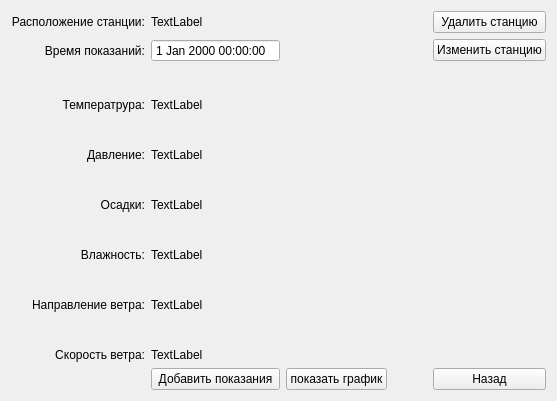
              <widget class="QWidget" name="stationIndicationsPage">
               <layout class="QGridLayout" name="gridLayout_7">
                <item row="3" column="0">
                 <spacer name="verticalSpacer_4">
                  <property name="orientation">
                   <enum>Qt::Vertical</enum>
                  </property>
                  <property name="sizeType">
                   <enum>QSizePolicy::Maximum</enum>
                  </property>
                  <property name="sizeHint" stdset="0">
                   <size>
                    <width>20</width>
                    <height>30</height>
                   </size>
                  </property>
                 </spacer>
                </item>
                <item row="9" column="0">
                 <spacer name="verticalSpacer_7">
                  <property name="orientation">
                   <enum>Qt::Vertical</enum>
                  </property>
                  <property name="sizeType">
                   <enum>QSizePolicy::Maximum</enum>
                  </property>
                  <property name="sizeHint" stdset="0">
                   <size>
                    <width>20</width>
                    <height>30</height>
                   </size>
                  </property>
                 </spacer>
                </item>
                <item row="14" column="1">
                 <widget class="QLabel" name="stationWindSpeedLabel">
                  <property name="text">
                   <string>TextLabel</string>
                  </property>
                 </widget>
                </item>
                <item row="4" column="0">
                 <widget class="QLabel" name="label_4">
                  <property name="sizePolicy">
                   <sizepolicy hsizetype="Preferred" vsizetype="Expanding">
                    <horstretch>0</horstretch>
                    <verstretch>0</verstretch>
                   </sizepolicy>
                  </property>
                  <property name="text">
                   <string>Температрура:</string>
                  </property>
                  <property name="alignment">
                   <set>Qt::AlignRight|Qt::AlignTrailing|Qt::AlignVCenter</set>
                  </property>
                 </widget>
                </item>
                <item row="2" column="1">
                 <widget class="QDateTimeEdit" name="dateTimeEdit">
                  <property name="readOnly">
                   <bool>true</bool>
                  </property>
                  <property name="buttonSymbols">
                   <enum>QAbstractSpinBox::NoButtons</enum>
                  </property>
                 </widget>
                </item>
                <item row="15" column="1">
                 <widget class="QPushButton" name="addStationIndicationButton_3">
                  <property name="text">
                   <string>Добавить показания</string>
                  </property>
                 </widget>
                </item>
                <item row="12" column="0">
                 <widget class="QLabel" name="label_6">
                  <property name="sizePolicy">
                   <sizepolicy hsizetype="Preferred" vsizetype="Expanding">
                    <horstretch>0</horstretch>
                    <verstretch>0</verstretch>
                   </sizepolicy>
                  </property>
                  <property name="text">
                   <string>Направление ветра:</string>
                  </property>
                  <property name="alignment">
                   <set>Qt::AlignRight|Qt::AlignTrailing|Qt::AlignVCenter</set>
                  </property>
                 </widget>
                </item>
                <item row="8" column="1">
                 <widget class="QLabel" name="stationPrecipitationLabel">
                  <property name="text">
                   <string>TextLabel</string>
                  </property>
                 </widget>
                </item>
                <item row="10" column="1">
                 <widget class="QLabel" name="stationHumidityLabel">
                  <property name="text">
                   <string>TextLabel</string>
                  </property>
                 </widget>
                </item>
                <item row="6" column="0">
                 <widget class="QLabel" name="label_5">
                  <property name="sizePolicy">
                   <sizepolicy hsizetype="Preferred" vsizetype="Expanding">
                    <horstretch>0</horstretch>
                    <verstretch>0</verstretch>
                   </sizepolicy>
                  </property>
                  <property name="text">
                   <string>Давление:</string>
                  </property>
                  <property name="alignment">
                   <set>Qt::AlignRight|Qt::AlignTrailing|Qt::AlignVCenter</set>
                  </property>
                 </widget>
                </item>
                <item row="8" column="0">
                 <widget class="QLabel" name="label_10">
                  <property name="sizePolicy">
                   <sizepolicy hsizetype="Preferred" vsizetype="Expanding">
                    <horstretch>0</horstretch>
                    <verstretch>0</verstretch>
                   </sizepolicy>
                  </property>
                  <property name="text">
                   <string>Осадки:</string>
                  </property>
                  <property name="alignment">
                   <set>Qt::AlignRight|Qt::AlignTrailing|Qt::AlignVCenter</set>
                  </property>
                 </widget>
                </item>
                <item row="1" column="5">
                 <widget class="QPushButton" name="deleteStationButton">
                  <property name="text">
                   <string>Удалить станцию</string>
                  </property>
                 </widget>
                </item>
                <item row="2" column="5">
                 <widget class="QPushButton" name="changeStationButton">
                  <property name="text">
                   <string>Изменить станцию</string>
                  </property>
                 </widget>
                </item>
                <item row="2" column="0">
                 <widget class="QLabel" name="label_9">
                  <property name="text">
                   <string>Время показаний:</string>
                  </property>
                  <property name="alignment">
                   <set>Qt::AlignRight|Qt::AlignTrailing|Qt::AlignVCenter</set>
                  </property>
                 </widget>
                </item>
                <item row="1" column="1">
                 <widget class="QLabel" name="stationLocationLabel">
                  <property name="text">
                   <string>TextLabel</string>
                  </property>
                 </widget>
                </item>
                <item row="6" column="1">
                 <widget class="QLabel" name="stationPressureLabel">
                  <property name="text">
                   <string>TextLabel</string>
                  </property>
                 </widget>
                </item>
                <item row="7" column="0">
                 <spacer name="verticalSpacer_6">
                  <property name="orientation">
                   <enum>Qt::Vertical</enum>
                  </property>
                  <property name="sizeType">
                   <enum>QSizePolicy::Maximum</enum>
                  </property>
                  <property name="sizeHint" stdset="0">
                   <size>
                    <width>20</width>
                    <height>30</height>
                   </size>
                  </property>
                 </spacer>
                </item>
                <item row="12" column="1">
                 <widget class="QLabel" name="stationWindDirectionLabel">
                  <property name="text">
                   <string>TextLabel</string>
                  </property>
                 </widget>
                </item>
                <item row="1" column="0">
                 <widget class="QLabel" name="label_3">
                  <property name="sizePolicy">
                   <sizepolicy hsizetype="Preferred" vsizetype="MinimumExpanding">
                    <horstretch>0</horstretch>
                    <verstretch>0</verstretch>
                   </sizepolicy>
                  </property>
                  <property name="text">
                   <string>Расположение станции:</string>
                  </property>
                  <property name="alignment">
                   <set>Qt::AlignRight|Qt::AlignTrailing|Qt::AlignVCenter</set>
                  </property>
                 </widget>
                </item>
                <item row="10" column="0">
                 <widget class="QLabel" name="label_8">
                  <property name="sizePolicy">
                   <sizepolicy hsizetype="Preferred" vsizetype="Expanding">
                    <horstretch>0</horstretch>
                    <verstretch>0</verstretch>
                   </sizepolicy>
                  </property>
                  <property name="text">
                   <string>Влажность:</string>
                  </property>
                  <property name="alignment">
                   <set>Qt::AlignRight|Qt::AlignTrailing|Qt::AlignVCenter</set>
                  </property>
                 </widget>
                </item>
                <item row="5" column="3">
                 <spacer name="horizontalSpacer_8">
                  <property name="orientation">
                   <enum>Qt::Horizontal</enum>
                  </property>
                  <property name="sizeHint" stdset="0">
                   <size>
                    <width>40</width>
                    <height>20</height>
                   </size>
                  </property>
                 </spacer>
                </item>
                <item row="14" column="0">
                 <widget class="QLabel" name="label_7">
                  <property name="sizePolicy">
                   <sizepolicy hsizetype="Preferred" vsizetype="Expanding">
                    <horstretch>0</horstretch>
                    <verstretch>0</verstretch>
                   </sizepolicy>
                  </property>
                  <property name="text">
                   <string>Скорость ветра:</string>
                  </property>
                  <property name="alignment">
                   <set>Qt::AlignRight|Qt::AlignTrailing|Qt::AlignVCenter</set>
                  </property>
                 </widget>
                </item>
                <item row="5" column="0">
                 <spacer name="verticalSpacer_5">
                  <property name="orientation">
                   <enum>Qt::Vertical</enum>
                  </property>
                  <property name="sizeType">
                   <enum>QSizePolicy::Maximum</enum>
                  </property>
                  <property name="sizeHint" stdset="0">
                   <size>
                    <width>20</width>
                    <height>30</height>
                   </size>
                  </property>
                 </spacer>
                </item>
                <item row="13" column="0">
                 <spacer name="verticalSpacer_9">
                  <property name="orientation">
                   <enum>Qt::Vertical</enum>
                  </property>
                  <property name="sizeType">
                   <enum>QSizePolicy::Maximum</enum>
                  </property>
                  <property name="sizeHint" stdset="0">
                   <size>
                    <width>20</width>
                    <height>30</height>
                   </size>
                  </property>
                 </spacer>
                </item>
                <item row="15" column="5">
                 <widget class="QPushButton" name="pushButton_3">
                  <property name="text">
                   <string>Назад</string>
                  </property>
                 </widget>
                </item>
                <item row="11" column="0">
                 <spacer name="verticalSpacer_8">
                  <property name="orientation">
                   <enum>Qt::Vertical</enum>
                  </property>
                  <property name="sizeType">
                   <enum>QSizePolicy::Maximum</enum>
                  </property>
                  <property name="sizeHint" stdset="0">
                   <size>
                    <width>20</width>
                    <height>30</height>
                   </size>
                  </property>
                 </spacer>
                </item>
                <item row="4" column="1">
                 <widget class="QLabel" name="stationTemperatureLabel">
                  <property name="text">
                   <string>TextLabel</string>
                  </property>
                 </widget>
                </item>
                <item row="15" column="2">
                 <widget class="QPushButton" name="pushButton_7">
                  <property name="text">
                   <string>показать график</string>
                  </property>
                 </widget>
                </item>
               </layout>
              </widget>
